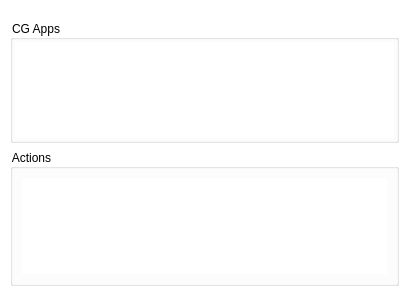
<?xml version="1.0" encoding="UTF-8"?>
<ui version="4.0">
 <class>Form</class>
 <widget class="QWidget" name="Form">
  <property name="geometry">
   <rect>
    <x>0</x>
    <y>0</y>
    <width>409</width>
    <height>297</height>
   </rect>
  </property>
  <property name="windowTitle">
   <string>Form</string>
  </property>
  <property name="styleSheet">
   <string notr="true">background-color: rgb(255, 255, 255);</string>
  </property>
  <layout class="QVBoxLayout" name="verticalLayout">
   <property name="leftMargin">
    <number>10</number>
   </property>
   <property name="topMargin">
    <number>20</number>
   </property>
   <property name="rightMargin">
    <number>10</number>
   </property>
   <item>
    <widget class="QGroupBox" name="cgapp_grp">
     <property name="title">
      <string>CG Apps</string>
     </property>
     <property name="flat">
      <bool>false</bool>
     </property>
     <layout class="QGridLayout" name="gridLayout">
      <property name="margin">
       <number>2</number>
      </property>
      <property name="spacing">
       <number>0</number>
      </property>
      <item row="0" column="0">
       <widget class="QListWidget" name="actions_list">
        <property name="styleSheet">
         <string notr="true">border: none;</string>
        </property>
        <property name="frameShape">
         <enum>QFrame::NoFrame</enum>
        </property>
        <property name="autoScrollMargin">
         <number>16</number>
        </property>
        <property name="dragDropMode">
         <enum>QAbstractItemView::NoDragDrop</enum>
        </property>
        <property name="iconSize">
         <size>
          <width>60</width>
          <height>60</height>
         </size>
        </property>
        <property name="movement">
         <enum>QListView::Static</enum>
        </property>
        <property name="isWrapping" stdset="0">
         <bool>true</bool>
        </property>
        <property name="resizeMode">
         <enum>QListView::Adjust</enum>
        </property>
        <property name="spacing">
         <number>20</number>
        </property>
        <property name="viewMode">
         <enum>QListView::IconMode</enum>
        </property>
        <property name="batchSize">
         <number>100</number>
        </property>
        <property name="wordWrap">
         <bool>false</bool>
        </property>
       </widget>
      </item>
     </layout>
    </widget>
   </item>
   <item>
    <widget class="QGroupBox" name="action_grp">
     <property name="title">
      <string>Actions</string>
     </property>
     <layout class="QVBoxLayout" name="verticalLayout_2">
      <item>
       <widget class="QListWidget" name="actions_list_2">
        <property name="styleSheet">
         <string notr="true">border: none;</string>
        </property>
        <property name="frameShape">
         <enum>QFrame::NoFrame</enum>
        </property>
        <property name="autoScrollMargin">
         <number>16</number>
        </property>
        <property name="dragDropMode">
         <enum>QAbstractItemView::NoDragDrop</enum>
        </property>
        <property name="iconSize">
         <size>
          <width>60</width>
          <height>60</height>
         </size>
        </property>
        <property name="movement">
         <enum>QListView::Static</enum>
        </property>
        <property name="isWrapping" stdset="0">
         <bool>true</bool>
        </property>
        <property name="resizeMode">
         <enum>QListView::Adjust</enum>
        </property>
        <property name="spacing">
         <number>20</number>
        </property>
        <property name="viewMode">
         <enum>QListView::IconMode</enum>
        </property>
        <property name="batchSize">
         <number>100</number>
        </property>
        <property name="wordWrap">
         <bool>false</bool>
        </property>
       </widget>
      </item>
     </layout>
    </widget>
   </item>
  </layout>
 </widget>
 <resources>
  <include location="../../images/icons.qrc"/>
  <include location="../../images/cg_apps.qrc"/>
 </resources>
 <connections/>
</ui>
